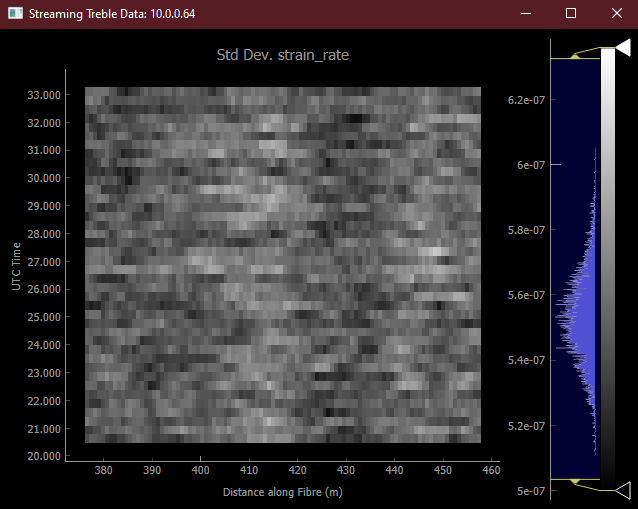

Write the Python code that produced this figure.
"""
Example script using PYQTGRAPH and Client Functions to plot realtime 2D Terra15 Treble RMS data.
"""

### Pyside6, Pyside2, or PyQt5 must be installed for correct display.
### Pyside6 is preferred.

### The "treble" API package must be installed to run the Treble API.
### Download links can be provided by Terra15.

### SETUP PARAMETERS ################################################################################
treble_ip = "10.0.0.70"
server_port = "48000"
n_frames = 40
update_rate = 0.16  # (s)
# Crops data between fibre index
x_start = 400
x_stop = 500
########################################################################################################


### DEFAULT CLIENT FUNCTION USED TO PROCESS STD DEV ON TREBLE ############################################
#
# dispatcher = dict()
#
# def calc_rms(inp, start_index2=None, end_index2=None):
#
#     return np.std(inp[:, :, start_index2:end_index2], axis=1)
#
# dispatcher["calc_rms"] = calc_rms
#
########################################################################################################

import numpy as np
import pyqtgraph as pg
from pyqtgraph.Qt import QtCore
from treble import acq_client

# setup Treble connection
client = acq_client.acq_Client()
client.connect_to_server(f"tcp://{treble_ip}:{server_port}")
_, md = client.fetch_data_product([-1],timeout=20000)

# Create window
app = pg.mkQApp("Plotting Example")
win = pg.GraphicsLayoutWidget(title=f"Streaming Treble Data: {treble_ip}")
win.setWindowTitle(f"Streaming Treble Data: {treble_ip}")

# Create date axis to correctly plot timestamps
date_axis = pg.DateAxisItem(orientation="left", utcOffset=0)
# Create image item to update inside plot
i1 = pg.ImageItem()

# Add a plot to the window
p1 = win.addPlot(title=f"Std Dev. {md['data_product']}", axisItems={"left":date_axis})
p1.addItem(i1)
p1.setLabel("left", text="UTC Time")
p1.setLabel("bottom", text="Distance along Fibre", units="m")

# Add a histogram for color scaling
hist = pg.HistogramLUTItem()
hist.setImageItem(i1)
win.addItem(hist)

win.show()

inc = 0
def update_plot():
    global inc

    rms, md = client.fetch_data_product(
        list(range(-n_frames + 1, 1, 1)),
        timeout=20000,
        with_client_fn="calc_rms",
        client_fn_args={"start_index2":x_start, "end_index2":x_stop}
    )

    if rms is None:
        return

    # updates image
    i1.setImage(rms.transpose(), autoRange=True, autoLevels=inc==0)

    # sets correct time and space axes
    t = md["acq_times"]
    x = np.arange(md['nx']) * md["dx"] + md["sensing_range"][0]
    x = x[x_start:x_stop]

    # Sets plot range so that data is centered on t and x axis.
    dt = np.mean(np.diff(t))
    tmin = t[0] - dt/2
    tmax = t[-1] + dt/2
    xmin = x[0] - md['dx']/2
    xmax = x[-1] + md['dx']/2
    i1.setRect([xmin, tmin, xmax - xmin, tmax - tmin])

    inc += 1

timer = QtCore.QTimer()
timer.timeout.connect(update_plot)
timer.start(update_rate * 1000)

if __name__ == "__main__":

    pg.exec()
